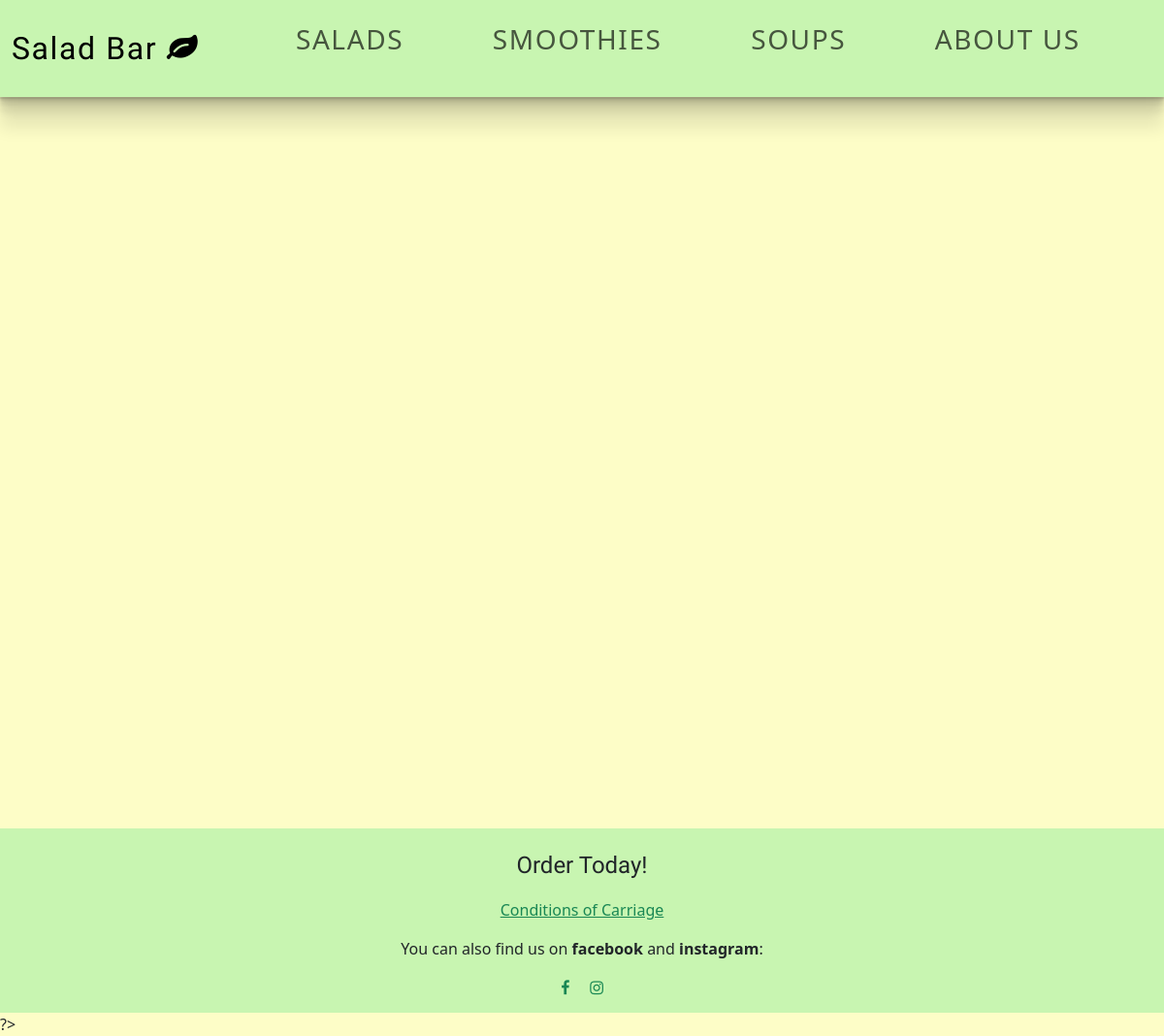
The app's page /pages/aboutus.php, older data.
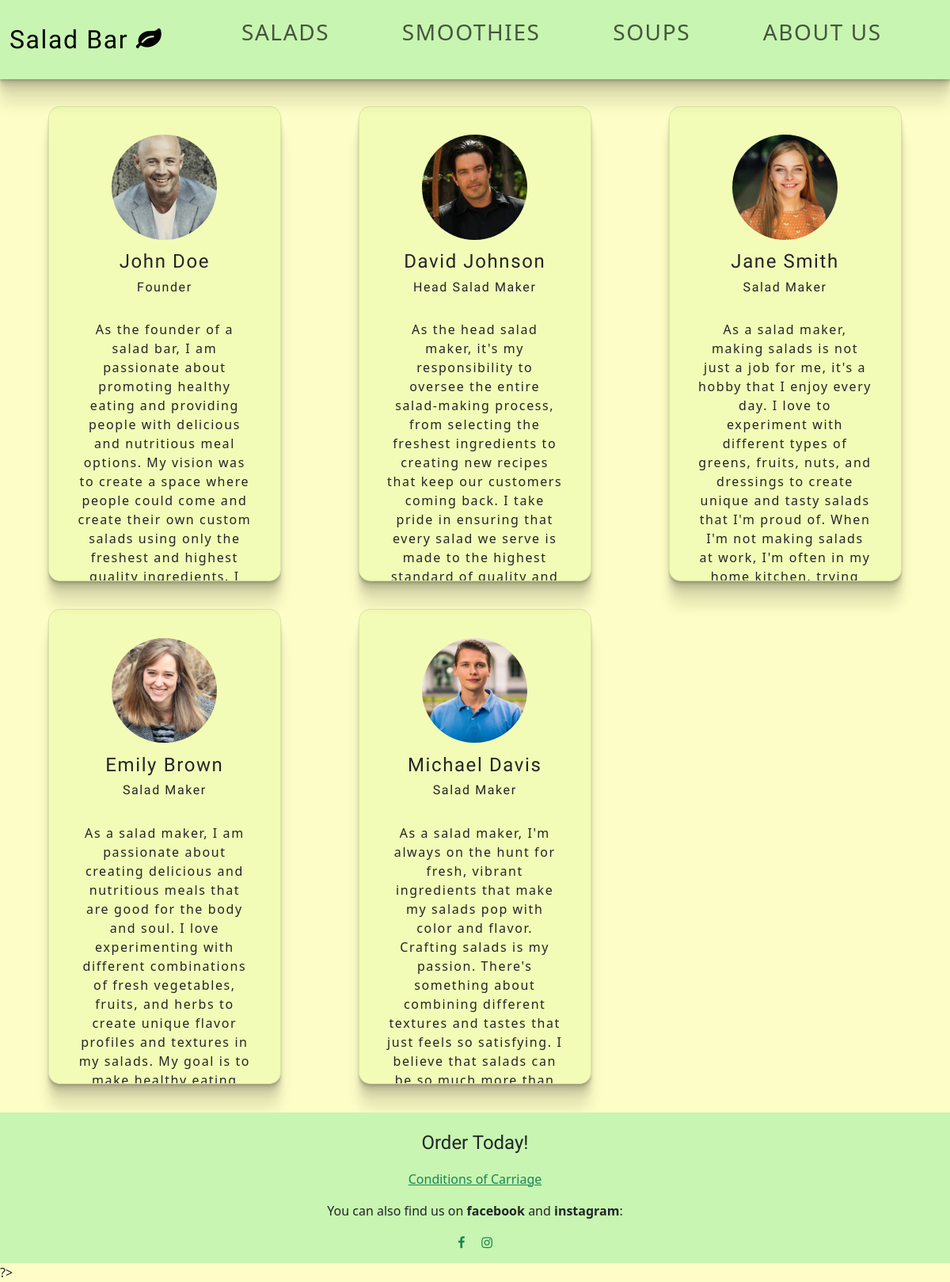
The same page, newer data.
### tables this page shows
CREATE TABLE `worker` (
  `id` int NOT NULL AUTO_INCREMENT,
  `firstname` varchar(255) NOT NULL,
  `lastname` varchar(255) NOT NULL,
  `image` varchar(255) DEFAULT NULL,
  `position` varchar(255) DEFAULT NULL,
  `introduction` text,
  PRIMARY KEY (`id`),
  UNIQUE KEY `id` (`id`)
);

### pages/aboutus.php (the view)
<?php
require_once "./header.php";
require_once "../database/dbConnection.php";
?>
<link rel="stylesheet" href="../css/aboutus.css" type="text/css" />
<main class="container-fluid">
     <?php
     $stmt = $conn->prepare("SELECT * FROM salad_bar.worker;");
     $stmt->execute();
     $result = $stmt->fetchAll(PDO::FETCH_ASSOC);
     foreach ($result as $r) {
       echo "
         <div class='col-md-3 workers'>
         <img src='../media/image/workers/" .
         $r["image"] .
         "' width='700' height='700' alt='" .
         $r["firstname"] .
         " " .
         $r["lastname"] .
         "' class='workers' >
         <div>
         <h4>" .
         $r["firstname"] .
         " " .
         $r["lastname"] .
         "</h4>
            <h6>" .
         $r["position"] .
         "</h6><br>
         <p class='intro'>" .
         $r["introduction"] .
         "</p>
         </select>
         </p>
         </div>
         </div>
         ";
     }
     ?>
</main>
<?php require_once "./footer.php"; ?>  ?>

### pages/header.php (shortened to what this page needs)
<!DOCTYPE html>
<html lang="en">
  <head>
    <link
      href="https://cdn.jsdelivr.net/npm/bootstrap@5.3.0-alpha1/dist/css/bootstrap.min.css"
      rel="stylesheet"
    />
    <link
      rel="stylesheet"
      href="https://cdnjs.cloudflare.com/ajax/libs/font-awesome/4.7.0/css/font-awesome.min.css"
    />
    <link rel="stylesheet" href="/salad-bar/css/header.css" type="text/css" />
    <link rel="stylesheet" href="/salad-bar/css/footer.css" type="text/css" />
    <link rel="stylesheet" href="/salad-bar/css/home.css" type="text/css" />
  </head>
  <body>
    <nav class="navbar navbar-expand-lg navbar-light fixed-top">
      <div class="container-fluid">
        <a class="navbar-brand" href="/salad-bar/index.php"
          >Salad Bar <i class="fa fa-leaf"></i
        ></a>
        <div class="collapse navbar-collapse" id="collapsibleNavbar">
          <ul class="navbar-nav">
            <li class="nav-item">
              <a class="nav-link" href="/salad-bar/pages/salads.php">Salads</a>
            </li>
            <li class="nav-item">
              <a class="nav-link" href="/salad-bar/pages/smoothies.php">Smoothies</a>
            </li>
            <li class="nav-item">
              <a class="nav-link" href="/salad-bar/pages/soups.php">Soups</a>
            </li>
            <li class="nav-item">
              <a class="nav-link" href="/salad-bar/pages/aboutus.php">About Us</a>
            </li>
            <li class="nav-item">
              <a class="nav-link" href="/salad-bar/pages/contact.php">Contact</a>
            </li>
          </ul>
        </div>
      </div>
    </nav>
  </body>
</html>

### pages/footer.php
    <footer>
        <p id="orderToday" class="footerItem">Order Today!</p>
        <p class="footerItem"><a href="#" class="link-success">Conditions of Carriage</a></p>
        <p class="footerItem">You can also find us on <b>facebook</b> and <b>instagram</b>:</p>
        <p class="footerItem"><a href="#" class="link-success"><i class="fa fa-facebook"></i></a>&nbsp;&nbsp;&nbsp;&nbsp; <a href="#" class="link-success"><i class="fa fa-instagram"></i></a></p>
    </footer>
</body>
</html>

### css/header.css (style rules this page uses)
* { margin: 0; padding: 0; box-sizing: border-box; }
body { background-color: rgba(253, 253, 185, 0.8); }
nav { font-size: 28px; background-color: rgba(200, 245, 177); letter-spacing: 0.3rem; box-shadow: rgba(0, 0, 0, 0.09) 0px 2px 1px, rgba(0, 0, 0, 0.09) 0px 4px 2px, rgba(0, 0, 0, 0.09) 0px 8px 4px, rgba(0, 0, 0, 0.09) 0px 16px 8px, rgba(0, 0, 0, 0.09) 0px 32px 16px; min-height: 100px; }
#collapsibleNavbar { padding-bottom: 20px; overflow-y: visible; }
div.navbar-collapse { justify-content: center; }
a.navbar-brand { font-size: 32px; font-family: "Lobster", sans-serif; }
li.nav-item { padding-left: 2.7em; text-transform: uppercase; white-space: nowrap; }
li > a.nav-link, li > a.dropdown-item { position: relative; }
li > a.nav-link:after, li > a.dropdown-item:after { background: none repeat scroll 0 0 transparent; bottom: 0; content: ""; display: block; height: 4px; left: 50%; position: absolute; background: rgba(158, 190, 141); transition: width 0.3s ease 0s, left 0.3s ease 0s; width: 0; }
@media only screen and (max-width: 1565px) { nav { letter-spacing: 0.1rem; } }

### css/footer.css (style rules this page uses)
footer { clear: both; position: relative; height: 190px; margin-top: -190px; padding-top: 20px; background-color: rgba(200, 245, 177); }
p.footerItem { text-align: center; }
p#orderToday { font-size: 24px; font-family: "Lobster", sans-serif; }

### css/home.css (style rules this page uses)
main { position: relative; min-height: 100vh; margin-top: 110px; margin-bottom: 110px; letter-spacing: 0.1rem; }
h1, p { text-align: center; }

### css/aboutus.css (style rules this page uses)
h4, h6 { font-family: "Lobster", sans-serif; text-align: center; padding-top: 6%; }
h6 { padding-top: 0%; }
div.workers { padding: 3%; border: 1px solid rgba(0, 0, 0, 0.09); box-shadow: rgba(0, 0, 0, 0.09) 0px 2px 1px, rgba(0, 0, 0, 0.09) 0px 4px 2px, rgba(0, 0, 0, 0.09) 0px 8px 4px, rgba(0, 0, 0, 0.09) 0px 16px 8px, rgba(0, 0, 0, 0.09) 0px 32px 16px; border-radius: 15px; margin: 0% 4.16%; margin-bottom: 3%; background-color: rgba(225, 250, 158, 0.4); float: left; height: 600px; overflow: scroll; }
img.workers { width: 60%; height: auto; border-radius: 50%; margin: 0% 20%; }

Row changes from the older to the newer data that the page shows:
added worker: image (picture), firstname "John", lastname "Doe", position "Founder", introduction "As the founder of a salad bar, I am passionate about promoting healthy eating and providing people with delicious and nutritious meal options. My vision was to create a space where people could come and create their own custom salads using only the freshest and highest…"
added worker: image (picture), firstname "David", lastname "Johnson", position "Head Salad Maker", introduction "As the head salad maker, it's my responsibility to oversee the entire salad-making process, from selecting the freshest ingredients to creating new recipes that keep our customers coming back. I take pride in ensuring that every salad we serve is made to the highest…"
added worker: image (picture), firstname "Jane", lastname "Smith", position "Salad Maker", introduction "As a salad maker, making salads is not just a job for me, it's a hobby that I enjoy every day. I love to experiment with different types of greens, fruits, nuts, and dressings to create unique and tasty salads that I'm proud of. When I'm not making salads at work, I'm often in my…"
added worker: image (picture), firstname "Emily", lastname "Brown", position "Salad Maker", introduction "As a salad maker, I am passionate about creating delicious and nutritious meals that are good for the body and soul. I love experimenting with different combinations of fresh vegetables, fruits, and herbs to create unique flavor profiles and textures in my salads. My goal is to…"
added worker: image (picture), firstname "Michael", lastname "Davis", position "Salad Maker", introduction "As a salad maker, I'm always on the hunt for fresh, vibrant ingredients that make my salads pop with color and flavor. Crafting salads is my passion. There's something about combining different textures and tastes that just feels so satisfying. I believe that salads can…"
